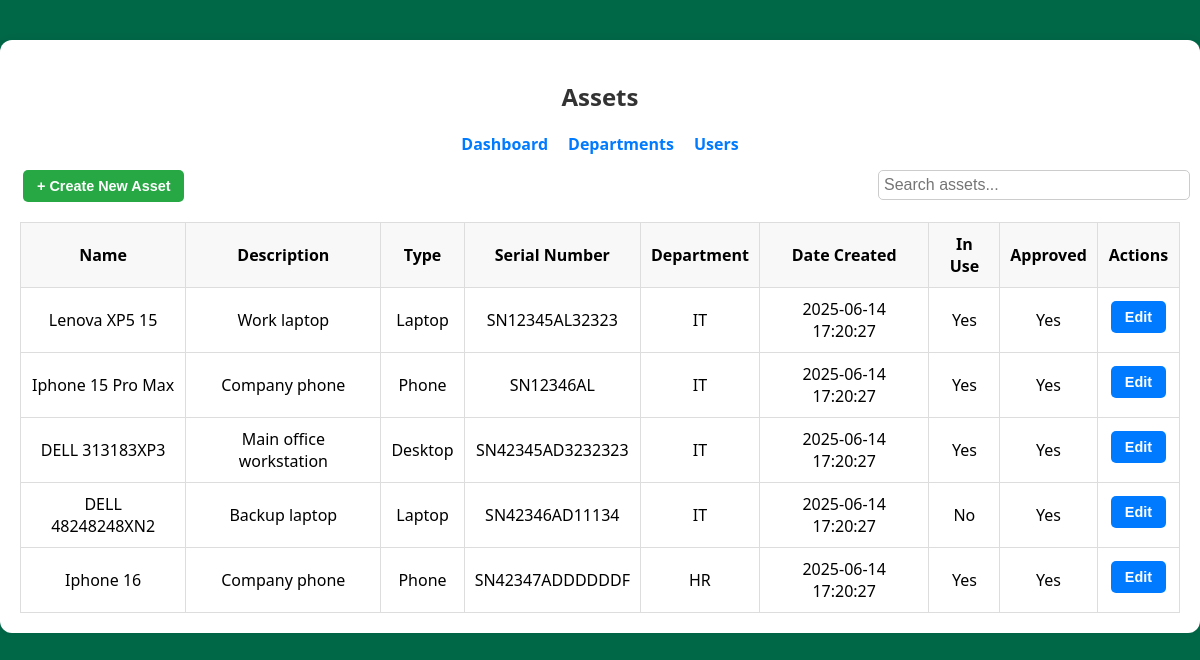
Page /assets (signed in) on the committed database.
### tables this page shows
CREATE TABLE Asset (
        id INTEGER PRIMARY KEY AUTOINCREMENT,
        name TEXT NOT NULL,
        description TEXT,
        type TEXT,
        serial_number TEXT UNIQUE,
        date_created TEXT,
        in_use INTEGER NOT NULL DEFAULT 1,
        approved INTEGER NOT NULL DEFAULT 0,
        owner_id INTEGER,
        department_id INTEGER,
        FOREIGN KEY(owner_id) REFERENCES User(id),
        FOREIGN KEY(department_id) REFERENCES Department(id)
    );

CREATE TABLE Department (
        id INTEGER PRIMARY KEY AUTOINCREMENT,
        name TEXT NOT NULL
    );

### routes/assets.py (the view)
@assets_blueprint.route('/assets')
@login_required
def assets():
    user = current_user()
    connection = get_db()
    cursor = connection.cursor()
    if user['role'] == 'Admin':
         cursor.execute('''
            SELECT a.*, u.username AS owner_username, d.name AS department_name
            FROM Asset a
            LEFT JOIN User u ON a.owner_id = u.id
            LEFT JOIN Department d ON a.department_id = d.id
        ''')
    else:
        cursor.execute('''
            SELECT a.*, u.username AS owner_username, d.name AS department_name
            FROM Asset a
            LEFT JOIN User u ON a.owner_id = u.id
            LEFT JOIN Department d ON a.department_id = d.id
            WHERE a.owner_id = ?
        ''', (user['id'],))
    assets = cursor.fetchall()
    cursor.execute("SELECT * FROM Department")
    departments = cursor.fetchall()
    cursor.execute("SELECT id, username FROM User ORDER BY username ASC")
    users = cursor.fetchall()
    return render_template('assets.html', assets=assets, user=user, departments=departments, users=users)

### routes/utils.py (called while the page is built)
def get_db():
    if 'db' not in g:
        g.db = sql.connect(current_app.config['DATABASE'])
        g.db.row_factory = sql.Row
    return g.db

def query_db(query, args=(), one=False):
    cursor = get_db().execute(query, args)
    rv = cursor.fetchall()
    cursor.close()
    return (rv[0] if rv else None) if one else rv

def current_user():
    if 'user_id' in session:
        return query_db('SELECT * FROM User WHERE id = ?', [session['user_id']], one=True)
    return None

def login_required(f):
    @wraps(f)
    def decorated_function(*args, **kwargs):
        if 'user_id' not in session:
            flash('Please log in to access this page.', 'warning')
            return redirect(url_for('auth.login'))
        return f(*args, **kwargs)
    return decorated_function

### templates/assets.html (shortened to what this page needs)
<!DOCTYPE html>
<html lang="en">
  <head>
    <link
      rel="stylesheet"
      href="{{ url_for('static', filename='css/style.css') }}"
    />
    <link
      rel="stylesheet"
      href="{{ url_for('static', filename='css/assets.css') }}"
    />
  </head>
  <body>
    <div class="assets-container">
      <h2 class="text-center">Assets</h2>
      <nav class="nav-links">
        <a href="{{ url_for('dashboard.dashboard') }}">Dashboard</a>
        <a href="{{ url_for('departments.departments') }}">Departments</a>
        <a href="{{ url_for('users.users') }}">Users</a>
      </nav>
      <button class="btn btn-create" id="openCreateModal">
        + Create New Asset
      </button>
      <input type="text" id="searchBar" placeholder="Search assets..." />
      <table>
        <thead>
          <tr>
            <th>Name</th>
            <th>Description</th>
            <th>Type</th>
            <th>Serial Number</th>
            <th>Department</th>
            <th>Date Created</th>
            <th>In Use</th>
            <th>Approved</th>
            <th>Actions</th>
          </tr>
        </thead>
        <tbody>
          {% for asset in assets %}
          <tr>
            <td>{{ asset['name'] }}</td>
            <td>{{ asset['description'] or '—' }}</td>
            <td>{{ asset['type'] or '—' }}</td>
            <td>{{ asset['serial_number'] or '—' }}</td>
            <td>{{ asset['department_name'] or '—' }}</td>
            <td>{{ asset['date_created'] }}</td>
            <td>{{ 'Yes' if asset['in_use'] else 'No' }}</td>
            <td>{{ 'Yes' if asset['approved'] else 'No' }}</td>
            <td>
               {% if user['role'] == 'Admin' or asset['owner_id'] ==
              user['id'] %}
              <button
                class="btn btn-edit"
                data-id="{{ asset['id'] }}"
                data-name="{{ asset['name'] }}"
                data-description="{{ asset['description'] }}"
                data-type="{{ asset['type'] }}"
                data-serial="{{ asset['serial_number'] }}"
                data-department="{{ asset['department_id'] or '' }}"
                data-inuse="{{ asset['in_use'] }}"
                data-approved="{{ asset['approved'] }}"
                data-userid="{{ asset['owner_id'] }}"
                id="editBtn-{{ asset['id'] }}"
              >
                Edit
              </button>
              {% endif %}
            </td>
          </tr>
          {% else %}
          <tr>
            <td colspan="9">No assets found.</td>
          </tr>
          {% endfor %}
        </tbody>
      </table>
    </div>
  </body>
</html>

### static/css/style.css (style rules this page uses)
body { font-family: "Segoe UI", Tahoma, Geneva, Verdana, sans-serif; background: #006747; display: flex; align-items: center; justify-content: center; margin: 0; }
h2 { text-align: center; color: #333; }
.nav-links { display: flex; justify-content: center; gap: 20px; margin-bottom: 15px; }
.nav-links a { text-decoration: none; color: #007bff; font-weight: bold; }
input[type="text"], input[type="password"] { padding: 10px; margin-bottom: 15px; border: 1px solid #ccc; border-radius: 5px; }
button { padding: 10px; background-color: #007bff; color: white; border: none; border-radius: 5px; cursor: pointer; }
a { color: #007bff; text-decoration: none; }

### static/css/assets.css (style rules this page uses)
.assets-container { margin: 40px auto; padding: 20px; background: #fff; width: auto; border-radius: 12px; box-shadow: 0 0 10px rgba(0, 0, 0, 0.05); position: relative; }
table { width: 100%; border-collapse: collapse; margin-top: 20px; }
th, td { padding: 10px; border: 1px solid #ddd; text-align: center; }
th { background: #f8f8f8; }
.btn { padding: 8px 14px; margin: 0 3px; border: none; border-radius: 5px; cursor: pointer; font-weight: 600; font-size: 0.9rem; }
.btn-create { background-color: #28a745; color: white; }
.btn-edit { background-color: #007bff; color: white; margin-bottom: 6px; }
#searchBar { margin-bottom: 10px; padding: 5px; width: 300px; font-size: 16px; position: absolute; right: 10px; }

### rows in the picture
Asset: name "Lenova XP5 15", description "Work laptop", type "Laptop", serial_number "SN12345AL32323", name "IT", date_created "2025-06-14 17:20:27", in_use "Yes", approved "Yes"
Asset: name "Iphone 15 Pro Max", description "Company phone", type "Phone", serial_number "SN12346AL", name "IT", date_created "2025-06-14 17:20:27", in_use "Yes", approved "Yes"
Asset: name "DELL 313183XP3", description "Main office workstation", type "Desktop", serial_number "SN42345AD3232323", name "IT", date_created "2025-06-14 17:20:27", in_use "Yes", approved "Yes"
Asset: name "DELL 48248248XN2", description "Backup laptop", type "Laptop", serial_number "SN42346AD11134", name "IT", date_created "2025-06-14 17:20:27", in_use "No", approved "Yes"
Asset: name "Iphone 16", description "Company phone", type "Phone", serial_number "SN42347ADDDDDDF", name "HR", date_created "2025-06-14 17:20:27", in_use "Yes", approved "Yes"
